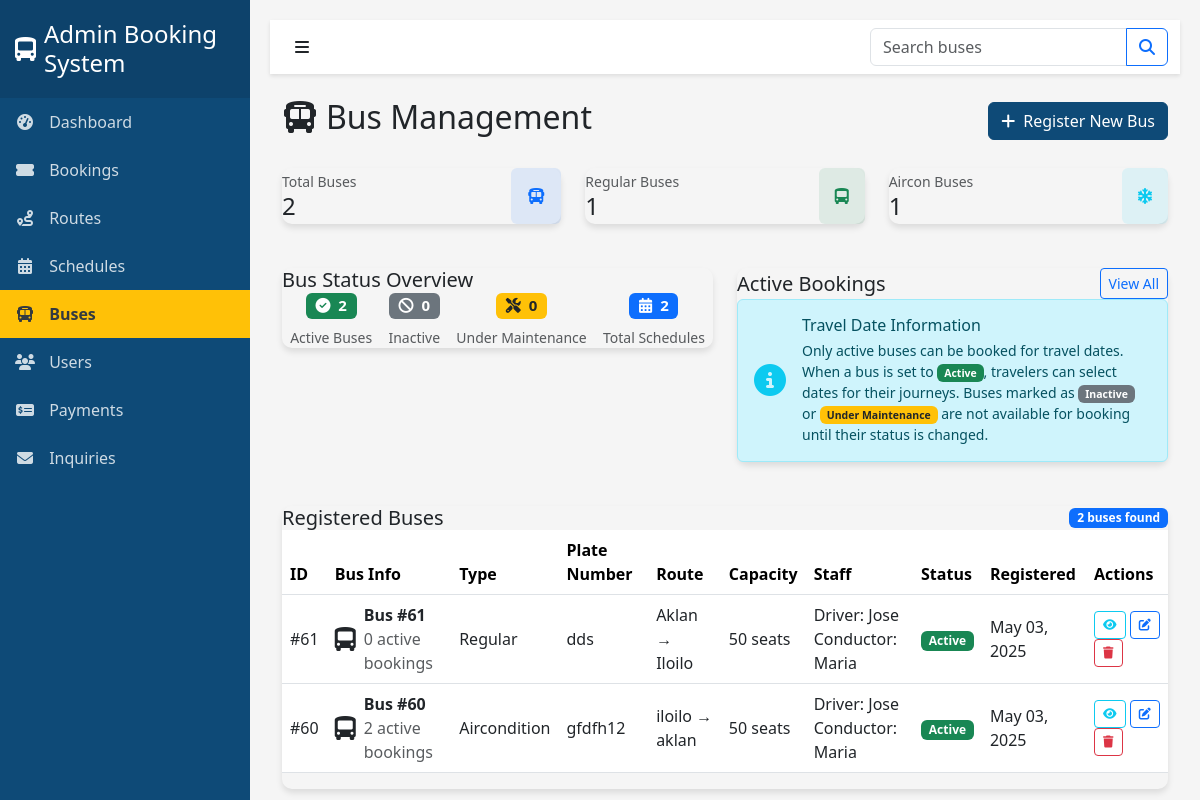
The app's page /admin/tabs/buses_admin.php, older data.
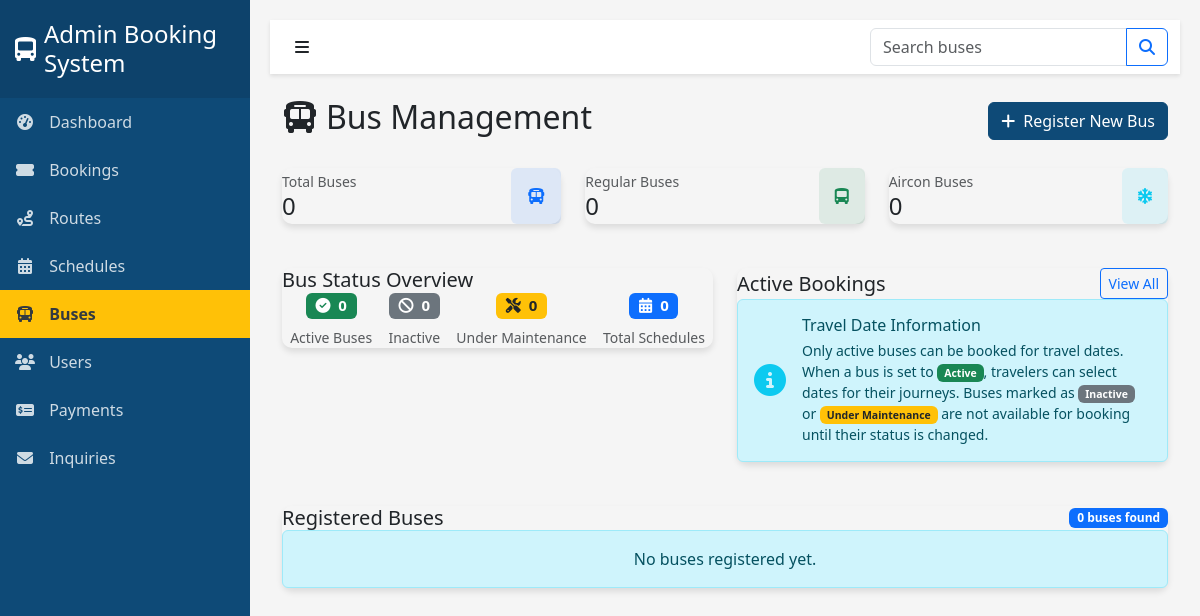
The same page, newer data.
### tables this page shows
CREATE TABLE `buses` (
  `id` int(11) NOT NULL,
  `bus_type` varchar(50) NOT NULL,
  `seat_capacity` int(11) NOT NULL,
  `plate_number` varchar(20) NOT NULL,
  `driver_name` varchar(100) NOT NULL,
  `conductor_name` varchar(100) NOT NULL,
  `status` enum('Active','Inactive','Under Maintenance') DEFAULT 'Active',
  `route_id` int(11) DEFAULT NULL,
  `route_name` varchar(255) NOT NULL,
  `origin` varchar(100) DEFAULT NULL,
  `destination` varchar(100) DEFAULT NULL,
  `bus_model` varchar(100) DEFAULT NULL,
  `year_manufactured` year(4) DEFAULT NULL,
  `last_maintenance` date DEFAULT NULL,
  `next_maintenance` date DEFAULT NULL,
  `fuel_type` enum('diesel','gasoline','electric','hybrid') DEFAULT 'diesel',
  `wifi_available` tinyint(1) DEFAULT 0,
  `charging_ports` tinyint(1) DEFAULT 0,
  `wheelchair_accessible` tinyint(1) DEFAULT 0,
  `created_at` timestamp NOT NULL DEFAULT current_timestamp(),
  `updated_at` timestamp NOT NULL DEFAULT current_timestamp() ON UPDATE current_timestamp()
);

### admin/tabs/buses_admin.php (the view, shortened to what the rows shown need)
<?php
require_once "../../backend/connections/config.php";
$records_per_page = 10;
$page = isset($_GET['page']) && is_numeric($_GET['page']) ? $_GET['page'] : 1;
$start_from = ($page - 1) * $records_per_page;
$search_condition = '';
$buses = [];
try {
    $query = "SELECT b.id, b.bus_type, b.seat_capacity, b.plate_number, b.route_id, b.route_name,
              b.driver_name, b.conductor_name, b.status, b.created_at,
              (SELECT COUNT(*) FROM bookings WHERE bus_id = b.id AND booking_status = 'confirmed') as active_bookings,
              (SELECT COUNT(*) FROM schedules WHERE bus_id = b.id) as schedule_count
              FROM buses b" . $search_condition . "
              ORDER BY b.created_at DESC
              LIMIT $start_from, $records_per_page";
    $result = $conn->query($query);
    if ($result && $result->num_rows > 0) {
        while ($row = $result->fetch_assoc()) {
            $buses[] = $row;
        }
    }
} catch (Exception $e) {
    $error_message = "Database error: " . $e->getMessage();
}
?>
<!DOCTYPE html>
<html lang="en">
<head>
    <link href="https://cdn.jsdelivr.net/npm/bootstrap@5.3.0-alpha1/dist/css/bootstrap.min.css" rel="stylesheet">
    <link rel="stylesheet" href="https://cdnjs.cloudflare.com/ajax/libs/font-awesome/6.1.1/css/all.min.css">
    <link rel="stylesheet" href="../css/admin.css">
</head>
<body>
    <div class="wrapper">
        <div class="content">
            <div class="container-fluid">
                <div class="d-flex justify-content-between align-items-center mb-4">
                    <h2><i class="fas fa-bus me-2"></i>Bus Management</h2>
                </div>
                <div class="card1">
                    <div class="card-body">
                        <?php if (count($buses) > 0): ?>
                        <div class="table-responsive">
                            <table class="table table-hover align-middle">
                                <thead>
                                    <tr>
                                        <th>ID</th>
                                        <th>Bus Info</th>
                                        <th>Type</th>
                                        <th>Plate Number</th>
                                        <th>Route</th>
                                        <th>Capacity</th>
                                        <th>Staff</th>
                                        <th>Status</th>
                                        <th>Registered</th>
                                        <th>Actions</th>
                                    </tr>
                                </thead>
                                <tbody>
                                    <?php foreach ($buses as $bus): ?>
                                    <tr>
                                        <td>#<?= htmlspecialchars($bus['id']) ?></td>
                                        <td>
                                            <div class="d-flex align-items-center">
                                                <i class="fas fa-bus-alt fs-4 me-2"></i>
                                                <div>
                                                    <strong>Bus #<?= htmlspecialchars($bus['id']) ?></strong>
                                                    <div class="text-muted"><?= htmlspecialchars($bus['active_bookings']) ?> active bookings</div>
                                                </div>
                                            </div>
                                        </td>
                                        <td><?= ucfirst(htmlspecialchars($bus['bus_type'])) ?></td>
                                        <td><?= htmlspecialchars($bus['plate_number']) ?></td>
                                        <td>
                                            <?= htmlspecialchars($bus['route_name']) ?>
                                        </td>
                                        <td><?= htmlspecialchars($bus['seat_capacity']) ?> seats</td>
                                        <td>
                                            Driver: <?= htmlspecialchars($bus['driver_name']) ?><br>
                                            Conductor: <?= htmlspecialchars($bus['conductor_name']) ?>
                                        </td>
                                        <td>
                                            <span class="badge bg-<?= ($bus['status'] == 'Active') ? 'success' : (($bus['status'] == 'Inactive') ? 'secondary' : 'warning'); ?>">
                                                <?= htmlspecialchars($bus['status']) ?>
                                            </span>
                                        </td>
                                        <td><?= date('M d, Y', strtotime($bus['created_at'])) ?></td>
                                        <td>
                                            <div class="action-buttons">
                                                <button type="button" class="btn btn-outline-info btn-sm view-bus"
                                                        data-id="<?= $bus['id'] ?>" title="View Details" data-bs-toggle="tooltip">
                                                    <i class="fas fa-eye"></i>
                                                </button>
                                                <button type="button" class="btn btn-outline-primary btn-sm edit-bus"
                                                        data-id="<?= $bus['id'] ?>" title="Edit Bus" data-bs-toggle="tooltip">
                                                    <i class="fas fa-edit"></i>
                                                </button>
                                                <button type="button" class="btn btn-outline-danger btn-sm delete-bus"
                                                        data-id="<?= $bus['id'] ?>" title="Delete Bus" data-bs-toggle="tooltip">
                                                    <i class="fas fa-trash"></i>
                                                </button>
                                            </div>
                                        </td>
                                    </tr>
                                    <?php endforeach; ?>
                                </tbody>
                            </table>
                        </div>
                        <?php else: ?>
                        <div class="alert alert-info text-center">No buses registered yet.</div>
                        <?php endif; ?>
                    </div>
                </div>
            </div>
        </div>
    </div>
</body>
</html>

Row changes from the older to the newer data that the page shows:
removed buses: id "61", active_bookings "0", bus_type "Regular", plate_number "dds", route_name "Aklan → Iloilo", seat_capacity "50", driver_name "Jose", conductor_name "Maria", status "Active", created_at "May 03, 2025"
removed buses: id "60", active_bookings "2", bus_type "Aircondition", plate_number "gfdfh12", route_name "iloilo → aklan", seat_capacity "50", driver_name "Jose", conductor_name "Maria", status "Active", created_at "May 03, 2025"
Text that changed along with them:
$total_records: "2" → "0"
$regular_count: "1" → "0"
$aircon_count: "1" → "0"
$active_count: "2" → "0"
$total_schedules: "2" → "0"
text no longer shown: "ID Bus Info Type Plate Number Route Capacity Staff Status Registered Actions"
text now shown: "No buses registered yet."
